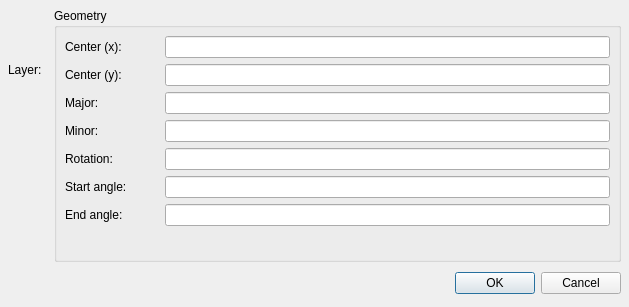
<ui version="4.0" >
 <class>QG_DlgEllipse</class>
 <widget class="QDialog" name="QG_DlgEllipse" >
  <property name="geometry" >
   <rect>
    <x>0</x>
    <y>0</y>
    <width>629</width>
    <height>307</height>
   </rect>
  </property>
  <property name="minimumSize" >
   <size>
    <width>500</width>
    <height>16</height>
   </size>
  </property>
  <property name="windowTitle" >
   <string>Ellipse</string>
  </property>
  <layout class="QVBoxLayout" >
   <property name="spacing" >
    <number>6</number>
   </property>
   <property name="leftMargin" >
    <number>8</number>
   </property>
   <property name="topMargin" >
    <number>8</number>
   </property>
   <property name="rightMargin" >
    <number>8</number>
   </property>
   <property name="bottomMargin" >
    <number>8</number>
   </property>
   <item>
    <layout class="QHBoxLayout" >
     <property name="spacing" >
      <number>6</number>
     </property>
     <property name="leftMargin" >
      <number>0</number>
     </property>
     <property name="topMargin" >
      <number>0</number>
     </property>
     <property name="rightMargin" >
      <number>0</number>
     </property>
     <property name="bottomMargin" >
      <number>0</number>
     </property>
     <item>
      <layout class="QVBoxLayout" >
       <property name="spacing" >
        <number>6</number>
       </property>
       <property name="leftMargin" >
        <number>0</number>
       </property>
       <property name="topMargin" >
        <number>0</number>
       </property>
       <property name="rightMargin" >
        <number>0</number>
       </property>
       <property name="bottomMargin" >
        <number>0</number>
       </property>
       <item>
        <layout class="QHBoxLayout" >
         <property name="spacing" >
          <number>6</number>
         </property>
         <property name="leftMargin" >
          <number>0</number>
         </property>
         <property name="topMargin" >
          <number>0</number>
         </property>
         <property name="rightMargin" >
          <number>0</number>
         </property>
         <property name="bottomMargin" >
          <number>0</number>
         </property>
         <item>
          <widget class="QLabel" name="lLayer" >
           <property name="sizePolicy" >
            <sizepolicy vsizetype="Preferred" hsizetype="Preferred" >
             <horstretch>0</horstretch>
             <verstretch>0</verstretch>
            </sizepolicy>
           </property>
           <property name="text" >
            <string>Layer:</string>
           </property>
          </widget>
         </item>
         <item>
          <widget class="QG_LayerBox" native="1" name="cbLayer" />
         </item>
        </layout>
       </item>
       <item>
        <widget class="QG_WidgetPen" native="1" name="wPen" />
       </item>
      </layout>
     </item>
     <item>
      <widget class="QGroupBox" name="groupBox" >
       <property name="title" >
        <string>Geometry</string>
       </property>
       <layout class="QGridLayout" >
        <property name="leftMargin" >
         <number>8</number>
        </property>
        <property name="topMargin" >
         <number>8</number>
        </property>
        <property name="rightMargin" >
         <number>8</number>
        </property>
        <property name="bottomMargin" >
         <number>8</number>
        </property>
        <property name="horizontalSpacing" >
         <number>6</number>
        </property>
        <property name="verticalSpacing" >
         <number>6</number>
        </property>
        <item row="0" column="2" >
         <widget class="QLineEdit" name="leCenterX" >
          <property name="sizePolicy" >
           <sizepolicy vsizetype="Fixed" hsizetype="Expanding" >
            <horstretch>0</horstretch>
            <verstretch>0</verstretch>
           </sizepolicy>
          </property>
          <property name="minimumSize" >
           <size>
            <width>64</width>
            <height>0</height>
           </size>
          </property>
         </widget>
        </item>
        <item row="1" column="2" >
         <widget class="QLineEdit" name="leCenterY" >
          <property name="sizePolicy" >
           <sizepolicy vsizetype="Fixed" hsizetype="Expanding" >
            <horstretch>0</horstretch>
            <verstretch>0</verstretch>
           </sizepolicy>
          </property>
         </widget>
        </item>
        <item row="1" column="0" >
         <widget class="QLabel" name="lCenterY" >
          <property name="text" >
           <string>Center (y):</string>
          </property>
         </widget>
        </item>
        <item row="0" column="0" >
         <widget class="QLabel" name="lCenterX" >
          <property name="text" >
           <string>Center (x):</string>
          </property>
         </widget>
        </item>
        <item row="8" column="0" >
         <spacer>
          <property name="orientation" >
           <enum>Qt::Vertical</enum>
          </property>
          <property name="sizeHint" >
           <size>
            <width>88</width>
            <height>16</height>
           </size>
          </property>
         </spacer>
        </item>
        <item row="8" column="1" colspan="2" >
         <spacer>
          <property name="orientation" >
           <enum>Qt::Vertical</enum>
          </property>
          <property name="sizeHint" >
           <size>
            <width>237</width>
            <height>16</height>
           </size>
          </property>
         </spacer>
        </item>
        <item row="5" column="0" colspan="2" >
         <widget class="QLabel" name="lAngle1" >
          <property name="text" >
           <string>Start angle:</string>
          </property>
         </widget>
        </item>
        <item row="6" column="2" >
         <widget class="QLineEdit" name="leAngle2" >
          <property name="sizePolicy" >
           <sizepolicy vsizetype="Fixed" hsizetype="Expanding" >
            <horstretch>0</horstretch>
            <verstretch>0</verstretch>
           </sizepolicy>
          </property>
         </widget>
        </item>
        <item row="5" column="2" >
         <widget class="QLineEdit" name="leAngle1" >
          <property name="sizePolicy" >
           <sizepolicy vsizetype="Fixed" hsizetype="Expanding" >
            <horstretch>0</horstretch>
            <verstretch>0</verstretch>
           </sizepolicy>
          </property>
         </widget>
        </item>
        <item row="6" column="0" colspan="2" >
         <widget class="QLabel" name="lAngle2" >
          <property name="text" >
           <string>End angle:</string>
          </property>
         </widget>
        </item>
        <item row="3" column="0" >
         <widget class="QLabel" name="lMinor" >
          <property name="text" >
           <string>Minor:</string>
          </property>
         </widget>
        </item>
        <item row="2" column="0" >
         <widget class="QLabel" name="lMajor" >
          <property name="text" >
           <string>Major:</string>
          </property>
         </widget>
        </item>
        <item row="4" column="0" >
         <widget class="QLabel" name="lRotation" >
          <property name="text" >
           <string>Rotation:</string>
          </property>
         </widget>
        </item>
        <item row="2" column="2" >
         <widget class="QLineEdit" name="leMajor" >
          <property name="minimumSize" >
           <size>
            <width>64</width>
            <height>0</height>
           </size>
          </property>
         </widget>
        </item>
        <item row="3" column="2" >
         <widget class="QLineEdit" name="leMinor" >
          <property name="minimumSize" >
           <size>
            <width>64</width>
            <height>0</height>
           </size>
          </property>
         </widget>
        </item>
        <item row="4" column="2" >
         <widget class="QLineEdit" name="leRotation" >
          <property name="minimumSize" >
           <size>
            <width>64</width>
            <height>0</height>
           </size>
          </property>
         </widget>
        </item>
       </layout>
      </widget>
     </item>
    </layout>
   </item>
   <item>
    <layout class="QHBoxLayout" >
     <property name="spacing" >
      <number>6</number>
     </property>
     <property name="leftMargin" >
      <number>0</number>
     </property>
     <property name="topMargin" >
      <number>0</number>
     </property>
     <property name="rightMargin" >
      <number>0</number>
     </property>
     <property name="bottomMargin" >
      <number>0</number>
     </property>
     <item>
      <spacer>
       <property name="orientation" >
        <enum>Qt::Horizontal</enum>
       </property>
       <property name="sizeHint" >
        <size>
         <width>131</width>
         <height>31</height>
        </size>
       </property>
      </spacer>
     </item>
     <item>
      <widget class="QPushButton" name="okButton" >
       <property name="text" >
        <string>OK</string>
       </property>
      </widget>
     </item>
     <item>
      <widget class="QPushButton" name="cancelButton" >
       <property name="text" >
        <string>Cancel</string>
       </property>
      </widget>
     </item>
    </layout>
   </item>
  </layout>
 </widget>
 <customwidgets>
  <customwidget>
   <class>QG_WidgetPen</class>
   <extends></extends>
   <header>qg_widgetpen.h</header>
  </customwidget>
  <customwidget>
   <class>QG_LayerBox</class>
   <extends></extends>
   <header>qg_layerbox.h</header>
  </customwidget>
 </customwidgets>
 <tabstops>
  <tabstop>leCenterX</tabstop>
  <tabstop>leCenterY</tabstop>
  <tabstop>leMajor</tabstop>
  <tabstop>leMinor</tabstop>
  <tabstop>leRotation</tabstop>
  <tabstop>leAngle1</tabstop>
  <tabstop>leAngle2</tabstop>
  <tabstop>okButton</tabstop>
  <tabstop>cancelButton</tabstop>
 </tabstops>
 <resources/>
 <connections>
  <connection>
   <sender>okButton</sender>
   <signal>clicked()</signal>
   <receiver>QG_DlgEllipse</receiver>
   <slot>accept()</slot>
   <hints>
    <hint type="sourcelabel" >
     <x>278</x>
     <y>253</y>
    </hint>
    <hint type="destinationlabel" >
     <x>96</x>
     <y>254</y>
    </hint>
   </hints>
  </connection>
  <connection>
   <sender>cancelButton</sender>
   <signal>clicked()</signal>
   <receiver>QG_DlgEllipse</receiver>
   <slot>reject()</slot>
   <hints>
    <hint type="sourcelabel" >
     <x>369</x>
     <y>253</y>
    </hint>
    <hint type="destinationlabel" >
     <x>179</x>
     <y>282</y>
    </hint>
   </hints>
  </connection>
 </connections>
</ui>
